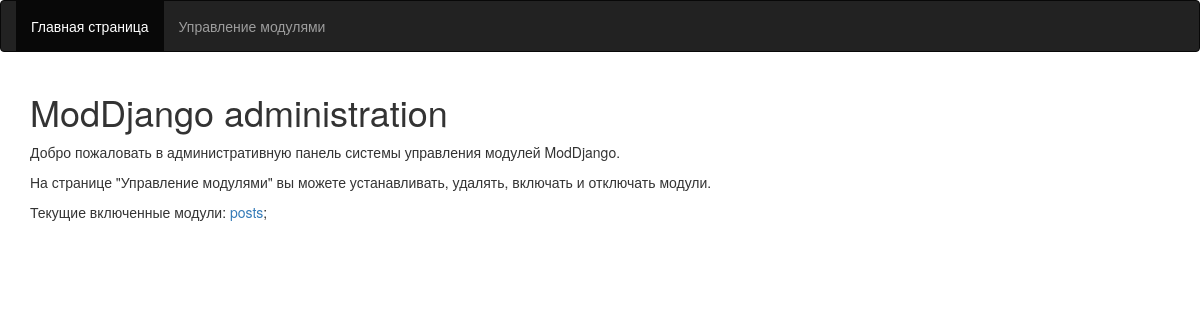
Before: /moddjango/ with the older database file.
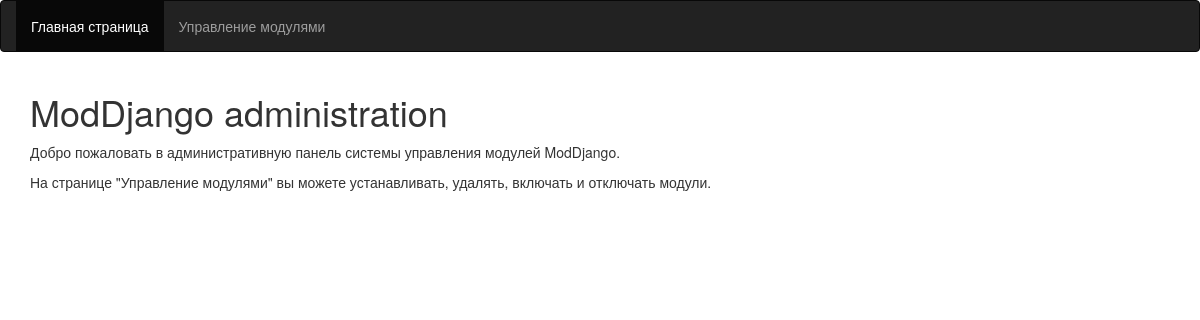
After: the same page with the newer database file.
### moddjango/models.py (models this page shows)
class Module(models.Model):
    name = models.CharField(max_length = 255, unique = True)
    description = models.TextField()
    version = models.CharField(max_length = 50)
    status = models.CharField(max_length = 10, default='downloaded')
    migrate = models.BooleanField(default=False)
    templates = models.BooleanField(default=False)
    urls = models.BooleanField(default=False)
    dependence = models.ManyToManyField(
        "self",
        symmetrical=False,
        blank=True,
        null=True)

### moddjango/views.py (the view)
def index(request):
    modules = Module.objects.filter(status='on')
    return render(request, 'moddjango/index.html', {
        'modules':modules})

### moddjango/templates/moddjango/index.html (shortened to what this page needs)
{% extends 'moddjango/base.html' %}
{% block nav_index %}active{% endblock %}
{% block content %}
    <div class="heading">
        <h1>ModDjango administration</h1>
    </div>
    <div class="row">
        <section class="col-xs-12">
            <p>Добро пожаловать в административную панель системы управления модулей ModDjango.</p>
            <p>На странице "Управление модулями" вы можете устанавливать, удалять, включать и отключать модули.</p>
            {% if modules %}
              <p>Текущие включенные модули:
                {% for module in modules %}
                  <a href="/{{ module.name }}/">{{ module.name }}</a>;
                {% endfor %}
              </p>
            {% endif %}
        </section>
    </div>
{% endblock %}

Changed rows visible on the page:
no longer on this page (row edited): Module: name "posts"
Other visible differences:
text no longer shown: "Текущие включенные модули:"
